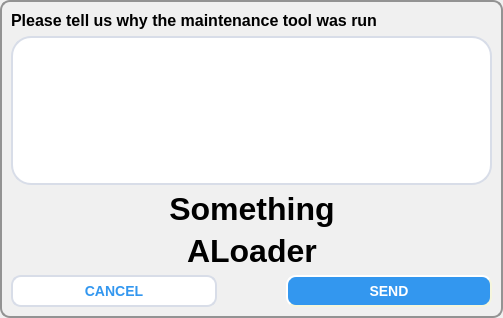
<?xml version="1.0" encoding="UTF-8"?>
<ui version="4.0">
 <class>SupportDialog</class>
 <widget class="QDialog" name="SupportDialog">
  <property name="geometry">
   <rect>
    <x>0</x>
    <y>0</y>
    <width>503</width>
    <height>318</height>
   </rect>
  </property>
  <property name="palette">
   <palette>
    <active>
     <colorrole role="WindowText">
      <brush brushstyle="SolidPattern">
       <color alpha="255">
        <red>0</red>
        <green>0</green>
        <blue>0</blue>
       </color>
      </brush>
     </colorrole>
     <colorrole role="Button">
      <brush brushstyle="SolidPattern">
       <color alpha="255">
        <red>255</red>
        <green>255</green>
        <blue>255</blue>
       </color>
      </brush>
     </colorrole>
     <colorrole role="Light">
      <brush brushstyle="SolidPattern">
       <color alpha="255">
        <red>255</red>
        <green>255</green>
        <blue>255</blue>
       </color>
      </brush>
     </colorrole>
     <colorrole role="Midlight">
      <brush brushstyle="SolidPattern">
       <color alpha="255">
        <red>255</red>
        <green>255</green>
        <blue>255</blue>
       </color>
      </brush>
     </colorrole>
     <colorrole role="Dark">
      <brush brushstyle="SolidPattern">
       <color alpha="255">
        <red>127</red>
        <green>127</green>
        <blue>127</blue>
       </color>
      </brush>
     </colorrole>
     <colorrole role="Mid">
      <brush brushstyle="SolidPattern">
       <color alpha="255">
        <red>170</red>
        <green>170</green>
        <blue>170</blue>
       </color>
      </brush>
     </colorrole>
     <colorrole role="Text">
      <brush brushstyle="SolidPattern">
       <color alpha="255">
        <red>0</red>
        <green>0</green>
        <blue>0</blue>
       </color>
      </brush>
     </colorrole>
     <colorrole role="BrightText">
      <brush brushstyle="SolidPattern">
       <color alpha="255">
        <red>255</red>
        <green>255</green>
        <blue>255</blue>
       </color>
      </brush>
     </colorrole>
     <colorrole role="ButtonText">
      <brush brushstyle="SolidPattern">
       <color alpha="255">
        <red>0</red>
        <green>0</green>
        <blue>0</blue>
       </color>
      </brush>
     </colorrole>
     <colorrole role="Base">
      <brush brushstyle="SolidPattern">
       <color alpha="255">
        <red>255</red>
        <green>255</green>
        <blue>255</blue>
       </color>
      </brush>
     </colorrole>
     <colorrole role="Window">
      <brush brushstyle="SolidPattern">
       <color alpha="255">
        <red>255</red>
        <green>255</green>
        <blue>255</blue>
       </color>
      </brush>
     </colorrole>
     <colorrole role="Shadow">
      <brush brushstyle="SolidPattern">
       <color alpha="255">
        <red>0</red>
        <green>0</green>
        <blue>0</blue>
       </color>
      </brush>
     </colorrole>
     <colorrole role="AlternateBase">
      <brush brushstyle="SolidPattern">
       <color alpha="255">
        <red>255</red>
        <green>255</green>
        <blue>255</blue>
       </color>
      </brush>
     </colorrole>
     <colorrole role="ToolTipBase">
      <brush brushstyle="SolidPattern">
       <color alpha="255">
        <red>255</red>
        <green>255</green>
        <blue>220</blue>
       </color>
      </brush>
     </colorrole>
     <colorrole role="ToolTipText">
      <brush brushstyle="SolidPattern">
       <color alpha="255">
        <red>0</red>
        <green>0</green>
        <blue>0</blue>
       </color>
      </brush>
     </colorrole>
     <colorrole role="PlaceholderText">
      <brush brushstyle="SolidPattern">
       <color alpha="127">
        <red>0</red>
        <green>0</green>
        <blue>0</blue>
       </color>
      </brush>
     </colorrole>
    </active>
    <inactive>
     <colorrole role="WindowText">
      <brush brushstyle="SolidPattern">
       <color alpha="255">
        <red>0</red>
        <green>0</green>
        <blue>0</blue>
       </color>
      </brush>
     </colorrole>
     <colorrole role="Button">
      <brush brushstyle="SolidPattern">
       <color alpha="255">
        <red>240</red>
        <green>240</green>
        <blue>240</blue>
       </color>
      </brush>
     </colorrole>
     <colorrole role="Light">
      <brush brushstyle="SolidPattern">
       <color alpha="255">
        <red>255</red>
        <green>255</green>
        <blue>255</blue>
       </color>
      </brush>
     </colorrole>
     <colorrole role="Midlight">
      <brush brushstyle="SolidPattern">
       <color alpha="255">
        <red>227</red>
        <green>227</green>
        <blue>227</blue>
       </color>
      </brush>
     </colorrole>
     <colorrole role="Dark">
      <brush brushstyle="SolidPattern">
       <color alpha="255">
        <red>160</red>
        <green>160</green>
        <blue>160</blue>
       </color>
      </brush>
     </colorrole>
     <colorrole role="Mid">
      <brush brushstyle="SolidPattern">
       <color alpha="255">
        <red>160</red>
        <green>160</green>
        <blue>160</blue>
       </color>
      </brush>
     </colorrole>
     <colorrole role="Text">
      <brush brushstyle="SolidPattern">
       <color alpha="255">
        <red>0</red>
        <green>0</green>
        <blue>0</blue>
       </color>
      </brush>
     </colorrole>
     <colorrole role="BrightText">
      <brush brushstyle="SolidPattern">
       <color alpha="255">
        <red>255</red>
        <green>255</green>
        <blue>255</blue>
       </color>
      </brush>
     </colorrole>
     <colorrole role="ButtonText">
      <brush brushstyle="SolidPattern">
       <color alpha="255">
        <red>0</red>
        <green>0</green>
        <blue>0</blue>
       </color>
      </brush>
     </colorrole>
     <colorrole role="Base">
      <brush brushstyle="SolidPattern">
       <color alpha="255">
        <red>255</red>
        <green>255</green>
        <blue>255</blue>
       </color>
      </brush>
     </colorrole>
     <colorrole role="Window">
      <brush brushstyle="SolidPattern">
       <color alpha="255">
        <red>240</red>
        <green>240</green>
        <blue>240</blue>
       </color>
      </brush>
     </colorrole>
     <colorrole role="Shadow">
      <brush brushstyle="SolidPattern">
       <color alpha="255">
        <red>105</red>
        <green>105</green>
        <blue>105</blue>
       </color>
      </brush>
     </colorrole>
     <colorrole role="AlternateBase">
      <brush brushstyle="SolidPattern">
       <color alpha="255">
        <red>233</red>
        <green>231</green>
        <blue>227</blue>
       </color>
      </brush>
     </colorrole>
     <colorrole role="ToolTipBase">
      <brush brushstyle="SolidPattern">
       <color alpha="255">
        <red>255</red>
        <green>255</green>
        <blue>220</blue>
       </color>
      </brush>
     </colorrole>
     <colorrole role="ToolTipText">
      <brush brushstyle="SolidPattern">
       <color alpha="255">
        <red>0</red>
        <green>0</green>
        <blue>0</blue>
       </color>
      </brush>
     </colorrole>
     <colorrole role="PlaceholderText">
      <brush brushstyle="SolidPattern">
       <color alpha="128">
        <red>0</red>
        <green>0</green>
        <blue>0</blue>
       </color>
      </brush>
     </colorrole>
    </inactive>
    <disabled>
     <colorrole role="WindowText">
      <brush brushstyle="SolidPattern">
       <color alpha="255">
        <red>127</red>
        <green>127</green>
        <blue>127</blue>
       </color>
      </brush>
     </colorrole>
     <colorrole role="Button">
      <brush brushstyle="SolidPattern">
       <color alpha="255">
        <red>255</red>
        <green>255</green>
        <blue>255</blue>
       </color>
      </brush>
     </colorrole>
     <colorrole role="Light">
      <brush brushstyle="SolidPattern">
       <color alpha="255">
        <red>255</red>
        <green>255</green>
        <blue>255</blue>
       </color>
      </brush>
     </colorrole>
     <colorrole role="Midlight">
      <brush brushstyle="SolidPattern">
       <color alpha="255">
        <red>255</red>
        <green>255</green>
        <blue>255</blue>
       </color>
      </brush>
     </colorrole>
     <colorrole role="Dark">
      <brush brushstyle="SolidPattern">
       <color alpha="255">
        <red>127</red>
        <green>127</green>
        <blue>127</blue>
       </color>
      </brush>
     </colorrole>
     <colorrole role="Mid">
      <brush brushstyle="SolidPattern">
       <color alpha="255">
        <red>170</red>
        <green>170</green>
        <blue>170</blue>
       </color>
      </brush>
     </colorrole>
     <colorrole role="Text">
      <brush brushstyle="SolidPattern">
       <color alpha="255">
        <red>127</red>
        <green>127</green>
        <blue>127</blue>
       </color>
      </brush>
     </colorrole>
     <colorrole role="BrightText">
      <brush brushstyle="SolidPattern">
       <color alpha="255">
        <red>255</red>
        <green>255</green>
        <blue>255</blue>
       </color>
      </brush>
     </colorrole>
     <colorrole role="ButtonText">
      <brush brushstyle="SolidPattern">
       <color alpha="255">
        <red>127</red>
        <green>127</green>
        <blue>127</blue>
       </color>
      </brush>
     </colorrole>
     <colorrole role="Base">
      <brush brushstyle="SolidPattern">
       <color alpha="255">
        <red>255</red>
        <green>255</green>
        <blue>255</blue>
       </color>
      </brush>
     </colorrole>
     <colorrole role="Window">
      <brush brushstyle="SolidPattern">
       <color alpha="255">
        <red>255</red>
        <green>255</green>
        <blue>255</blue>
       </color>
      </brush>
     </colorrole>
     <colorrole role="Shadow">
      <brush brushstyle="SolidPattern">
       <color alpha="255">
        <red>0</red>
        <green>0</green>
        <blue>0</blue>
       </color>
      </brush>
     </colorrole>
     <colorrole role="AlternateBase">
      <brush brushstyle="SolidPattern">
       <color alpha="255">
        <red>247</red>
        <green>247</green>
        <blue>247</blue>
       </color>
      </brush>
     </colorrole>
     <colorrole role="ToolTipBase">
      <brush brushstyle="SolidPattern">
       <color alpha="255">
        <red>255</red>
        <green>255</green>
        <blue>220</blue>
       </color>
      </brush>
     </colorrole>
     <colorrole role="ToolTipText">
      <brush brushstyle="SolidPattern">
       <color alpha="255">
        <red>0</red>
        <green>0</green>
        <blue>0</blue>
       </color>
      </brush>
     </colorrole>
     <colorrole role="PlaceholderText">
      <brush brushstyle="SolidPattern">
       <color alpha="128">
        <red>0</red>
        <green>0</green>
        <blue>0</blue>
       </color>
      </brush>
     </colorrole>
    </disabled>
   </palette>
  </property>
  <property name="windowTitle">
   <string>Dialog</string>
  </property>
  <property name="styleSheet">
   <string notr="true">QDialog{
   border: 2px solid #939393;
   border-radius: 10px;
}</string>
  </property>
  <layout class="QVBoxLayout" name="verticalLayout">
   <item>
    <spacer name="verticalSpacer_2">
     <property name="orientation">
      <enum>Qt::Vertical</enum>
     </property>
     <property name="sizeHint" stdset="0">
      <size>
       <width>20</width>
       <height>0</height>
      </size>
     </property>
    </spacer>
   </item>
   <item>
    <widget class="QLabel" name="label">
     <property name="font">
      <font>
       <pointsize>12</pointsize>
       <bold>true</bold>
      </font>
     </property>
     <property name="text">
      <string>Please tell us why the maintenance tool was run</string>
     </property>
    </widget>
   </item>
   <item>
    <widget class="QPlainTextEdit" name="plainTextEdit">
     <property name="font">
      <font>
       <pointsize>12</pointsize>
      </font>
     </property>
     <property name="styleSheet">
      <string notr="true">QPlainTextEdit {
    background: white;
    border: 2px solid #D8DDE8;
    border-radius:  20px;
    color: #242424;
}</string>
     </property>
     <property name="plainText">
      <string/>
     </property>
    </widget>
   </item>
   <item>
    <layout class="QHBoxLayout" name="horizontalLayout_3">
     <item>
      <spacer name="horizontalSpacer_2">
       <property name="orientation">
        <enum>Qt::Horizontal</enum>
       </property>
       <property name="sizeHint" stdset="0">
        <size>
         <width>40</width>
         <height>20</height>
        </size>
       </property>
      </spacer>
     </item>
     <item>
      <widget class="QLabel" name="labWaitMsg">
       <property name="font">
        <font>
         <pointsize>24</pointsize>
         <bold>true</bold>
        </font>
       </property>
       <property name="text">
        <string>Something</string>
       </property>
       <property name="alignment">
        <set>Qt::AlignCenter</set>
       </property>
      </widget>
     </item>
     <item>
      <spacer name="horizontalSpacer_3">
       <property name="orientation">
        <enum>Qt::Horizontal</enum>
       </property>
       <property name="sizeHint" stdset="0">
        <size>
         <width>40</width>
         <height>20</height>
        </size>
       </property>
      </spacer>
     </item>
    </layout>
   </item>
   <item>
    <layout class="QHBoxLayout" name="horizontalLayout_2">
     <item>
      <spacer name="horizontalSpacer_5">
       <property name="orientation">
        <enum>Qt::Horizontal</enum>
       </property>
       <property name="sizeHint" stdset="0">
        <size>
         <width>40</width>
         <height>20</height>
        </size>
       </property>
      </spacer>
     </item>
     <item>
      <widget class="QLabel" name="labLoader">
       <property name="font">
        <font>
         <pointsize>24</pointsize>
         <bold>true</bold>
        </font>
       </property>
       <property name="text">
        <string>ALoader</string>
       </property>
      </widget>
     </item>
     <item>
      <spacer name="horizontalSpacer_4">
       <property name="orientation">
        <enum>Qt::Horizontal</enum>
       </property>
       <property name="sizeHint" stdset="0">
        <size>
         <width>40</width>
         <height>20</height>
        </size>
       </property>
      </spacer>
     </item>
    </layout>
   </item>
   <item>
    <layout class="QHBoxLayout" name="horizontalLayout">
     <item>
      <widget class="QPushButton" name="pbCancel">
       <property name="minimumSize">
        <size>
         <width>206</width>
         <height>0</height>
        </size>
       </property>
       <property name="maximumSize">
        <size>
         <width>100</width>
         <height>16777215</height>
        </size>
       </property>
       <property name="styleSheet">
        <string notr="true">QPushButton {
    background-color: white;
    border-style: outset;
    border: 2px solid #D8DDE8;
    border-radius: 10px;
    font: bold 14px;
    min-width: 10em;
    padding: 6px;
    color: #3397ef
}
QPushButton:pressed {
    background-color:  #D8DDE8;
    border-style: inset;
}
QPushButton:disabled {
    background-color: #D8DDE8;
}</string>
       </property>
       <property name="text">
        <string>CANCEL</string>
       </property>
      </widget>
     </item>
     <item>
      <spacer name="horizontalSpacer">
       <property name="orientation">
        <enum>Qt::Horizontal</enum>
       </property>
       <property name="sizeHint" stdset="0">
        <size>
         <width>40</width>
         <height>20</height>
        </size>
       </property>
      </spacer>
     </item>
     <item>
      <widget class="QPushButton" name="pushButton">
       <property name="minimumSize">
        <size>
         <width>206</width>
         <height>0</height>
        </size>
       </property>
       <property name="maximumSize">
        <size>
         <width>100</width>
         <height>16777215</height>
        </size>
       </property>
       <property name="styleSheet">
        <string notr="true">QPushButton {
    background-color: #3397ef;
    border-style: outset;
    border-width: 2px;
    border-radius: 10px;
    border-color: beige;
    font: bold 14px;
    min-width: 10em;
    padding: 6px;
    color: #ffffff
}
QPushButton:pressed {
    background-color:  #2883D3;
    border-style: inset;
}
QPushButton:disabled {
    background-color: #D8DDE8;
}</string>
       </property>
       <property name="text">
        <string>SEND</string>
       </property>
      </widget>
     </item>
    </layout>
   </item>
   <item>
    <spacer name="verticalSpacer">
     <property name="orientation">
      <enum>Qt::Vertical</enum>
     </property>
     <property name="sizeHint" stdset="0">
      <size>
       <width>20</width>
       <height>0</height>
      </size>
     </property>
    </spacer>
   </item>
  </layout>
 </widget>
 <resources/>
 <connections/>
</ui>
